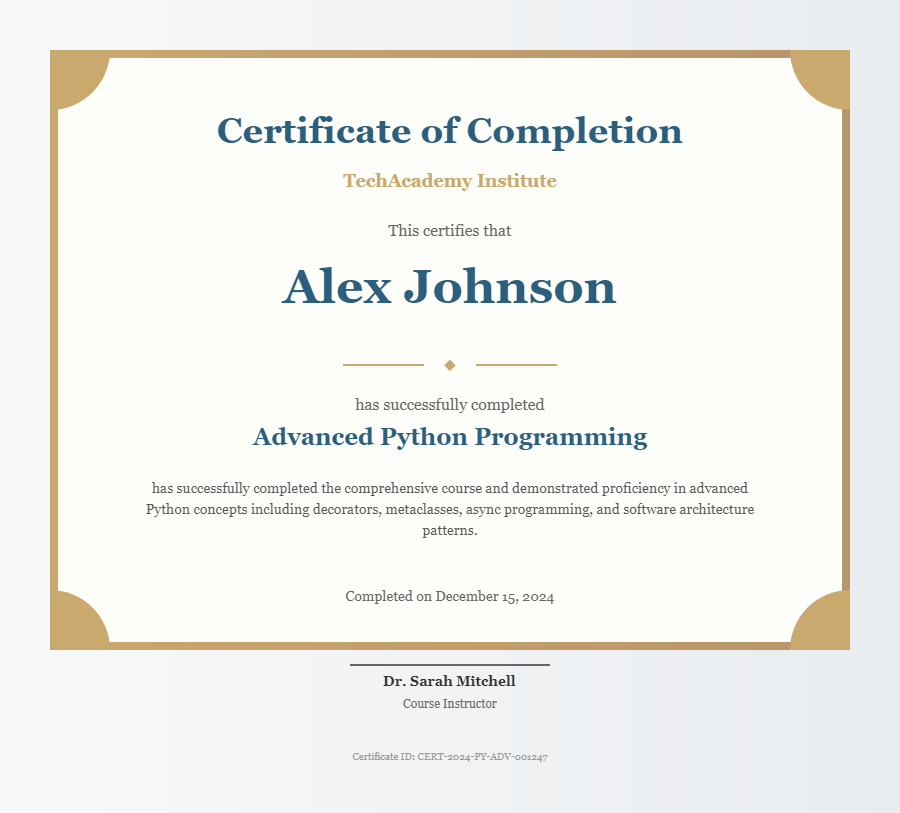

Reproduce this figure in Python.
"""
PicTex Example: Professional Certificate Template  
Perfect for: Course completion, awards, achievements, diplomas
"""

from pictex import *

# Certificate data
CERTIFICATE = {
    "title": "Certificate of Completion",
    "subtitle": "This certifies that",
    "recipient_name": "Alex Johnson",
    "course_name": "Advanced Python Programming",
    "description": "has successfully completed the comprehensive course and demonstrated proficiency in advanced Python concepts including decorators, metaclasses, async programming, and software architecture patterns.",
    "completion_date": "December 15, 2024",
    "instructor": "Dr. Sarah Mitchell",
    "organization": "TechAcademy Institute",
    "certificate_id": "CERT-2024-PY-ADV-001247"
}

def create_decorative_border() -> Column:
    """Creates an elegant decorative border"""
    # Corner decorative elements
    corner_size = 60
    
    # Top-left corner
    top_left = (
        Row()
        .size(corner_size, corner_size)
        .background_color("#C9A96E")
        .border_radius(0, 0, corner_size, 0)
        .position(0, 0)
    )
    
    # Top-right corner  
    top_right = (
        Row()
        .size(corner_size, corner_size)
        .background_color("#C9A96E")
        .border_radius(0, 0, 0, corner_size)
        .position(740, 0)
    )
    
    # Bottom-left corner
    bottom_left = (
        Row()
        .size(corner_size, corner_size)
        .background_color("#C9A96E")
        .border_radius(0, corner_size, 0, 0)
        .position(0, 540)
    )
    
    # Bottom-right corner
    bottom_right = (
        Row()
        .size(corner_size, corner_size)
        .background_color("#C9A96E")
        .border_radius(corner_size, 0, 0, 0)
        .position(740, 540)
    )
    
    return Column(top_left, top_right, bottom_left, bottom_right)

def create_ornamental_divider() -> Row:
    """Creates decorative divider elements"""
    # Central ornamental element
    center_ornament = Text("◆").font_size(16).color("#C9A96E")
    
    # Side lines
    left_line = Row().size(80, 1).background_color("#C9A96E")
    right_line = Row().size(80, 1).background_color("#C9A96E")
    
    return Row(
        left_line,
        center_ornament,
        right_line
    ).align_items("center").gap(20).justify_content("center")

def create_signature_line(name: str, title: str) -> Column:
    """Creates a signature line with name and title"""
    # Signature line
    signature_line = Row().size(200, 1).background_color("#666666")
    
    # Name and title
    name_text = Text(name).font_size(14).font_weight(600).color("#333333")
    title_text = Text(title).font_size(12).color("#666666")
    
    return Column(
        signature_line,
        name_text,
        title_text
    ).gap(8).align_items("center")

# Main certificate background
certificate_bg = (
    Row()
    .size(800, 600)
    .background_color("#FDFDF9")
    .border(8, LinearGradient(["#C9A96E", "#B8956A"]))
    .border_radius(12)
)

# Decorative borders
decorative_border = create_decorative_border()

# Header section
header_title = (
    Text(CERTIFICATE["title"])
    .font_size(36)
    .font_weight(800)
    .color("#2C5F7C")
    .text_align("center")
    .margin(60, 0, 20, 0)
)

# Organization name  
org_name = (
    Text(CERTIFICATE["organization"])
    .font_size(18)
    .font_weight(600)
    .color("#C9A96E")
    .text_align("center")
    .margin(0, 0, 30, 0)
)

# Subtitle
subtitle = (
    Text(CERTIFICATE["subtitle"])
    .font_size(16)
    .color("#666666")
    .text_align("center")
)

# Recipient name (large and prominent)
recipient_name = (
    Text(CERTIFICATE["recipient_name"])
    .font_size(48)
    .font_weight(700)
    .color("#2C5F7C")
    .text_align("center")
    .margin(20, 0)
)

# Decorative divider
divider = create_ornamental_divider().margin(20, 0)

# Course information
course_completion = Text("has successfully completed").font_size(16).color("#666666").text_align("center")
course_name = (
    Text(CERTIFICATE["course_name"])
    .font_size(24)
    .font_weight(700)
    .color("#2C5F7C")
    .text_align("center")
    .margin(10, 0)
)

# Description
description = (
    Text(CERTIFICATE["description"])
    .font_size(14)
    .color("#555555")
    .text_align("center")
    .line_height(1.5)
    .padding(0, 80)
    .margin(20, 0)
)

# Date and signatures section
completion_date = (
    Text(f"Completed on {CERTIFICATE['completion_date']}")
    .font_size(14)
    .color("#666666")
    .text_align("center")
    .margin(30, 0, 40, 0)
)

# Signatures
instructor_signature = create_signature_line(CERTIFICATE["instructor"], "Course Instructor")

signature_section = Row(
    instructor_signature,
).justify_content("space-around").align_items("center").margin(20, 0, 40, 0)

# Certificate ID
cert_id = (
    Text(f"Certificate ID: {CERTIFICATE['certificate_id']}")
    .font_size(10)
    .color("#999999")
    .text_align("center")
)

# Main content layout
content = Column(
    header_title,
    org_name,
    subtitle,
    recipient_name,
    divider,
    course_completion,
    course_name,
    description,
    completion_date,
    signature_section,
    cert_id
).align_items("center")

# Complete certificate
certificate = Row(
    certificate_bg.position(0, 0),
    decorative_border.position(0, 0),
    content.size(800)
)

# Canvas
canvas = (
    Canvas()
    .font_family("Georgia")  # Serif font for formal look
    .background_color(LinearGradient(["#F8F9FA", "#E9ECEF"]))
    .padding(50)
)

canvas.render(certificate).save("certificate_template.png")